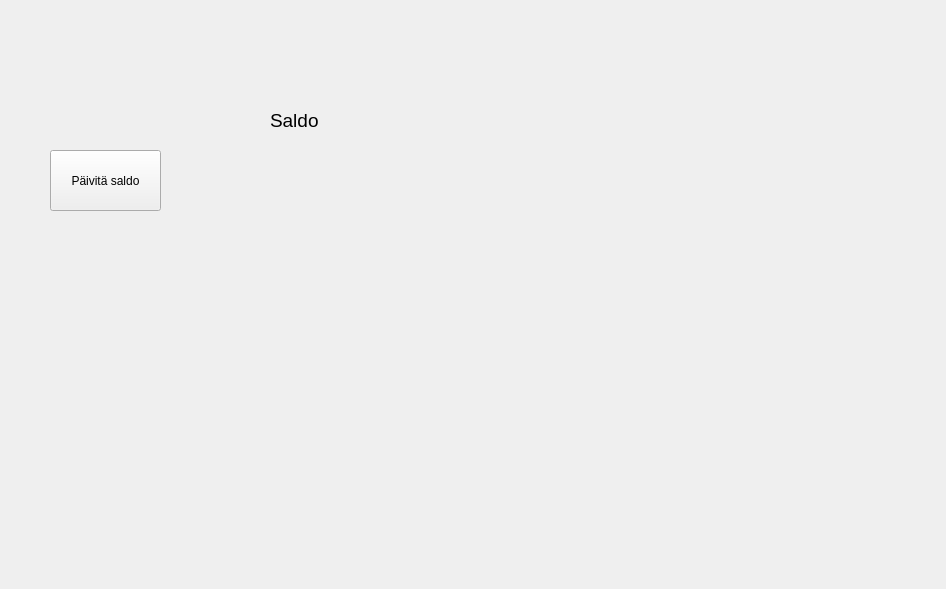
<?xml version="1.0" encoding="UTF-8"?>
<ui version="4.0">
 <class>balance</class>
 <widget class="QWidget" name="balance">
  <property name="geometry">
   <rect>
    <x>0</x>
    <y>0</y>
    <width>946</width>
    <height>589</height>
   </rect>
  </property>
  <property name="windowTitle">
   <string>Form</string>
  </property>
  <widget class="QLabel" name="labelBalance">
   <property name="geometry">
    <rect>
     <x>270</x>
     <y>80</y>
     <width>261</width>
     <height>81</height>
    </rect>
   </property>
   <property name="font">
    <font>
     <pointsize>14</pointsize>
    </font>
   </property>
   <property name="text">
    <string>Saldo</string>
   </property>
  </widget>
  <widget class="QLabel" name="LabelAmount">
   <property name="enabled">
    <bool>true</bool>
   </property>
   <property name="geometry">
    <rect>
     <x>210</x>
     <y>150</y>
     <width>261</width>
     <height>91</height>
    </rect>
   </property>
   <property name="text">
    <string/>
   </property>
  </widget>
  <widget class="QPushButton" name="btnAmount">
   <property name="geometry">
    <rect>
     <x>50</x>
     <y>150</y>
     <width>111</width>
     <height>61</height>
    </rect>
   </property>
   <property name="text">
    <string>Päivitä saldo</string>
   </property>
  </widget>
 </widget>
 <resources/>
 <connections/>
</ui>
